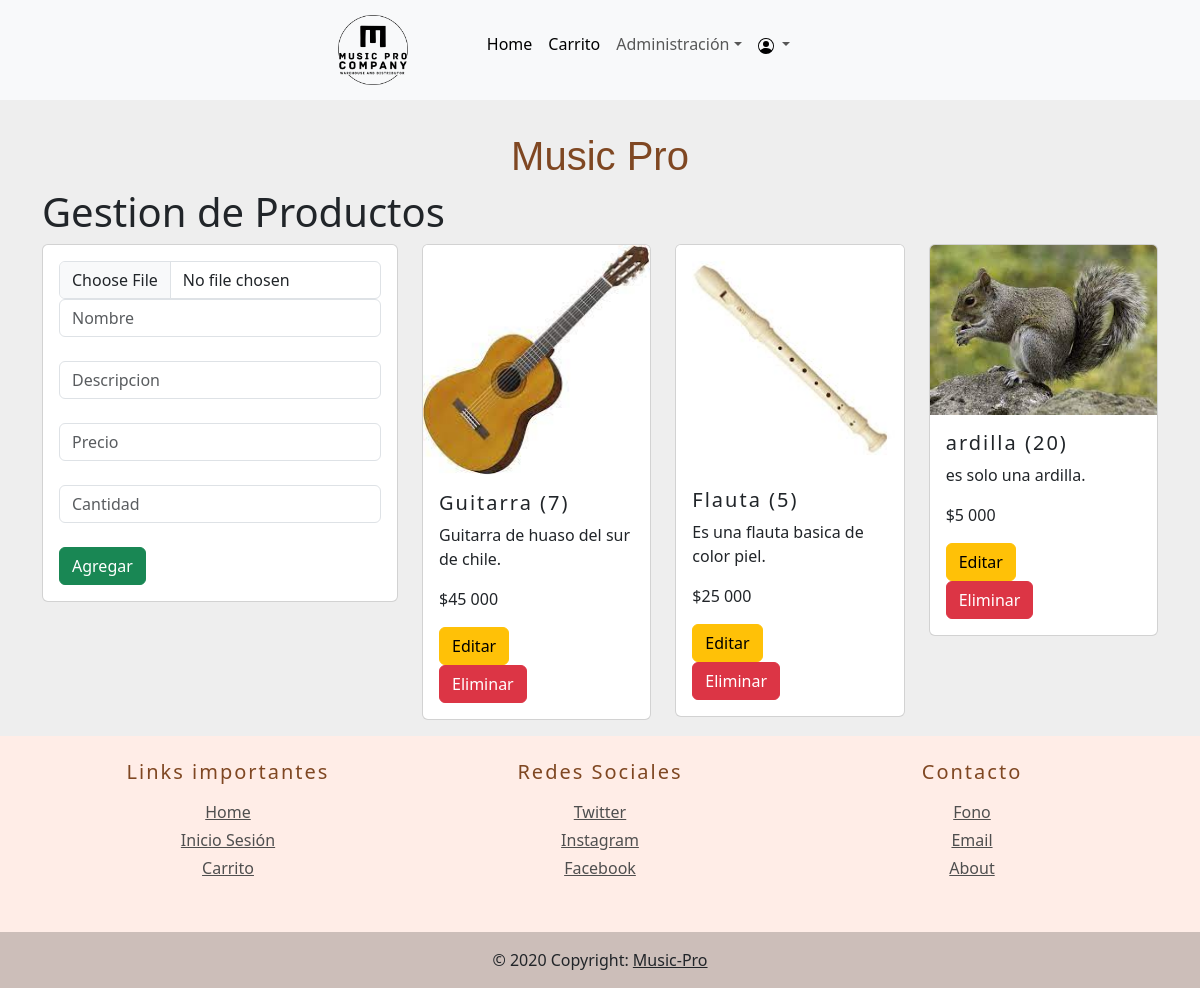
/gestionProductos/ (signed in), run on an earlier commit of the app's database.
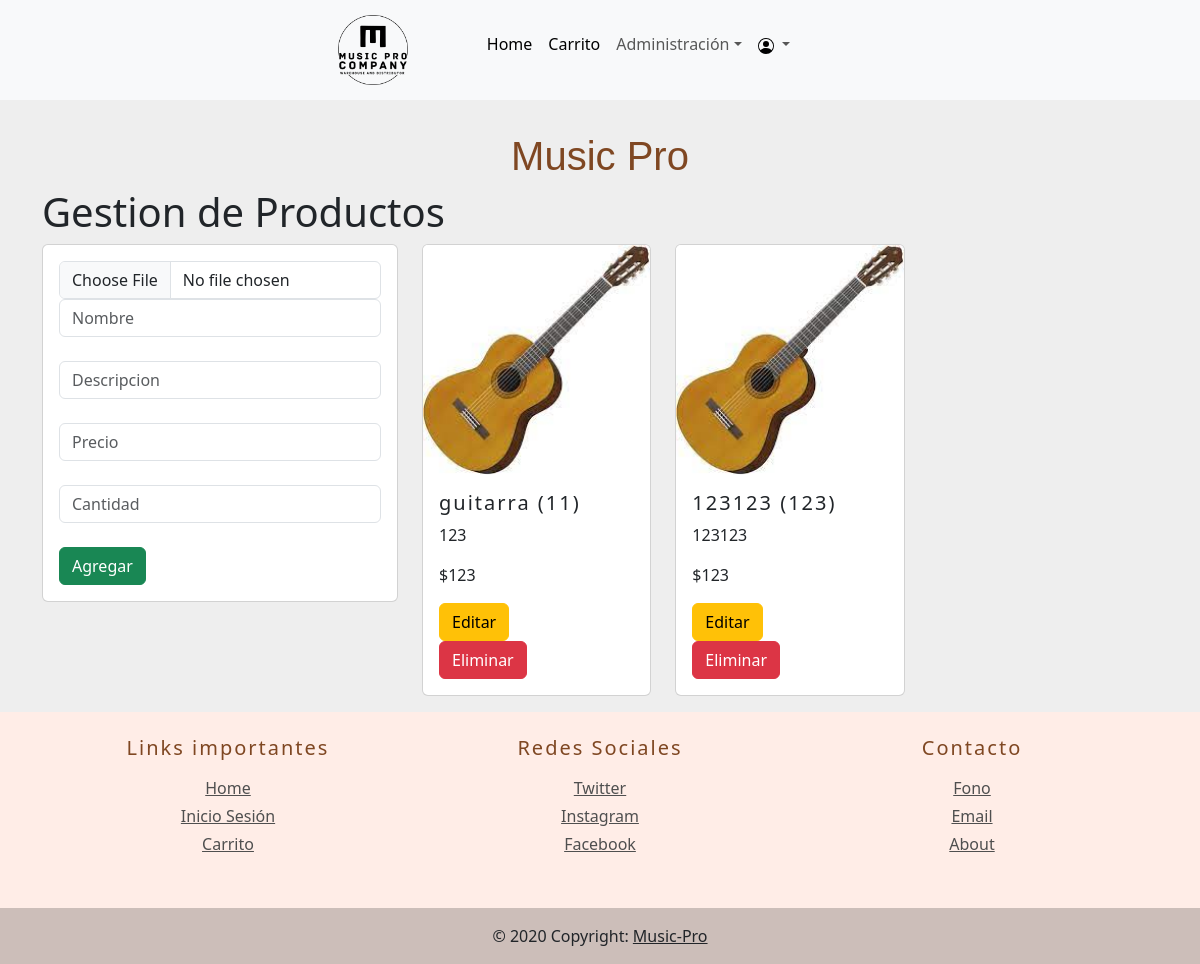
And on a later commit of the database.
### MusicPro/models.py (models this page shows, shortened)
class Producto(models.Model):
    id = models.AutoField(primary_key=True, unique=True)
    nombre = models.CharField(max_length=50)
    precio = models.IntegerField()
    descripcion = models.TextField()
    imagen = models.ImageField(upload_to='productos', null=True)
    cantidad = models.IntegerField(default=0)

### MusicPro/views.py (the view)
# urls.py: path('gestionProductos/', views.gestionProductos, name='gestionProductos'),
def gestionProductos(request):
    if request.user.is_superuser:
        productos = Producto.objects.all()
        return render(request, 'gestionProductos.html', {'productos': productos})
    else:
        return render(request, '404.html')

### MusicPro/templates/gestionProductos.html (shortened to what this page needs)
{% extends "baseHome.html" %}
{% load static %}
{% block content %}
{% load humanize %}
<div class="container">
    <h1>Gestion de Productos</h1>
    <div class="row">
        <div class="col-sm-12 col-md-6 col-lg-4 col-xl-4">
            <div class="card" >
                <form action="/registrarProducto/" method="POST" enctype="multipart/form-data">
                    <div class="card-body">
                        <div class="form-group">
                            <input type="file" class="form-control" id="fileImagen" name="imagen">
                        </div>
                        <div>
                            <div class="form-group">
                                <input type="text" id="nombre" name="nombre" class="form-control" placeholder="Nombre"
                                    minlength="1" maxlength="50" required>
                            </div>
                            <br>
                            <div class="form-group">
                                <input type="textarea" id="descripcion" name="descripcion" class="form-control"
                                    placeholder="Descripcion" minlength="1" maxlength="80" required>
                            </div>
                            <br>
                            <div class="form-group">
                                <input type="number" id="precio" name="precio" class="form-control" placeholder="Precio"
                                    minlength="1" maxlength="7" required>
                            </div>
                            <br>
                            <div class="form-group">
                                <input type="number" id="cantidad" name="cantidad" class="form-control"
                                    placeholder="Cantidad" required>
                            </div>
                        </div>
                        <br>
                        <button type="submit" class="btn btn-success btn-block">Agregar</button>
                    </div>
                </form>
            </div>
        </div>
        <div class="col-sm-6 col-md-6 col-lg-8 col-xl-8">
            <div class="row">
                {% for p in productos %}
                <div class="col-md-4">
                    <div class="card card-responsive mb-3">
                        {% if p.imagen %}
                        <img src="{{p.imagen.url}}" class="card-img-top" alt="...">
                        {% endif %}
                        <div class="card-body">
                            <h5 class="card-title">{{p.nombre}} ({{p.cantidad}})</h5>
                            <p class="card-text">{{p.descripcion}}</p>
                            <p class="price">${{ p.precio | intcomma }}</p>
                            <button type="button" class="btn btn-warning" aria-label="Editar">Editar</button>
                            <form action="/eliminarProducto/{{p.id}}" method="get">
                                <button type="submit" class="btn btn-danger"
                                aria-label="Eliminar">Eliminar</button>
                            </form>
                        </div>
                    </div>
                </div>
                {% endfor %}
            </div>
        </div>
    </div>
</div>
{% endblock %}

### MusicPro/templates/baseHome.html (shortened to what this page needs)
{% load static %}
<!DOCTYPE html>
<html lang="es">
<head>
    <link type='text/css' href='{% static "css\baseBarraNavegacion.css" %}' rel='stylesheet' />
    <link href="https://cdn.jsdelivr.net/npm/bootstrap@5.3.0-alpha3/dist/css/bootstrap.min.css" rel="stylesheet"
>
    <link rel="stylesheet" href="{% static 'css\baseBarraNavegacion.css' %}">
    <link rel="stylesheet" href="{% static 'css\navbar.css' %}">
    <link rel="stylesheet" href="{% static 'css\styles.css' %}">
</head>
<body>
    {% include "baseBarraNavegacion.html" %}
    <h1 id="titulo">Music Pro</h1>
    {% block content %}
    {% endblock %}
    <footer>
        <div class="container p-4 text-center">
            <div class="row">
                <div class="col-lg-4 col-md-6 mb-4">
                    <h5 class="mb-3">Links importantes</h5>
                    <ul class="list-unstyled mb-0">
                        <li class="mb-1">
                            <a href="#!">Home</a>
                        </li>
                        <li class="mb-1">
                            <a href="#!">Inicio Sesión</a>
                        </li>
                        <li class="mb-1">
                            <a href="#!">Carrito</a>
                        </li>
                    </ul>
                </div>
                <div class="col-lg-4 col-md-6 mb-4">
                    <h5 class="mb-3">Redes Sociales</h5>
                    <ul class="list-unstyled mb-0">
                        <li class="mb-1">
                            <a href="#!">Twitter</a>
                        </li>
                        <li class="mb-1">
                            <a href="#!">Instagram</a>
                        </li>
                        <li class="mb-1">
                            <a href="#!">Facebook</a>
                        </li>
                    </ul>
                </div>
                <div class="col-lg-4 col-md-6 mb-4">
                    <h5 class="mb-3">Contacto</h5>
                    <ul class="list-unstyled mb-0">
                        <li class="mb-1">
                            <a href="#!">Fono</a>
                        </li>
                        <li class="mb-1">
                            <a href="#!">Email</a>
                        </li>
                        <li class="mb-1">
                            <a href="#!">About</a>
                        </li>
                    </ul>
                </div>
            </div>
        </div>
        <div class="text-center p-3" id="copyright">
            © 2020 Copyright:
            <a class="text-dark" href="#">Music-Pro</a>
        </div>
    </footer>
</body>
</html>

### MusicPro/templates/baseBarraNavegacion.html (shortened to what this page needs)
{% load static %}
<!DOCTYPE html>
<html lang="es">
<head>
</head>
<body>
  <nav class="navbar navbar-expand-lg bg-body-tertiary" id="navbar">
    <div class="container-fluid d-flex justify-content-center" id="containerNav">
      <div class="row">
        <div class="col-md-4">
          <a href="../">
            <button class="btn btn">
              <img src="{% static 'img/bitmap.png' %}" height="70" alt="logoMusic" loading="lazy" />
            </button>
          </a>
        </div>
        <div class="col-md-8 mt-3">
          <div class="collapse navbar-collapse" id="navbarSupportedContent">
            <ul class="navbar-nav me-auto mb-2 mb-lg-0">
              <li class="nav-item">
                <a class="nav-link active" aria-current="page" href="../" id="navbartext">Home</a>
              </li>
              <li class="nav-item">
                <a class="nav-link active" aria-current="page" href="../carrito/" id="navbartext">Carrito</a>
              </li>
              {% if user.is_superuser %}
              <li class="nav-item dropdown">
                <a class="nav-link dropdown-toggle" href="#" role="button" data-bs-toggle="dropdown"
                  aria-expanded="false" id="navbartext">Administración</a>
              </li>
              {% endif %}
              <li class="nav-item dropdown">
                <a class="nav-link dropdown-toggle" href="#" role="button" data-bs-toggle="dropdown"
                  aria-expanded="false">
                  <img src="{% static 'img/Icon/user.svg' %}" alt="userIcon">
                </a>
              </li>
            </ul>
          </div>
        </div>
      </div>
    </div>
  </nav>
</body>
</html>

### MusicPro/static/css/navbar.css (style rules this page uses)
#navbar { background-color: #120f0f; }

### MusicPro/static/css/styles.css (style rules this page uses)
footer { background-color: #ffede7; }
h5 { letter-spacing: 2px; color: #7f4722; }
a { color: #4f4f4f; }
#copyright { background-color: rgba(0, 0, 0, 0.2); }
body { background-color: #eee; }
#containerNav { margin-right: 7rem; }
#titulo { text-align: center; font-family: 'Lucida Sans', 'Lucida Sans Regular', 'Lucida Grande', 'Lucida Sans Unicode', Geneva, Verdana, sans-serif; color: #7f4722; padding-top: 2rem; }

What changed in the data, as far as the page shows it:
removed Producto: imagen (picture), nombre "Guitarra", cantidad "7", descripcion "Guitarra de huaso del sur de chile.", precio "45 000"
removed Producto: imagen (picture), nombre "Flauta", cantidad "5", descripcion "Es una flauta basica de color piel.", precio "25 000"
removed Producto: imagen (picture), nombre "ardilla", cantidad "20", descripcion "es solo una ardilla.", precio "5 000"
added Producto: imagen (picture), nombre "guitarra", cantidad "11", descripcion "123", precio "123"
added Producto: imagen (picture), nombre "123123", cantidad "123", descripcion "123123", precio "123"
